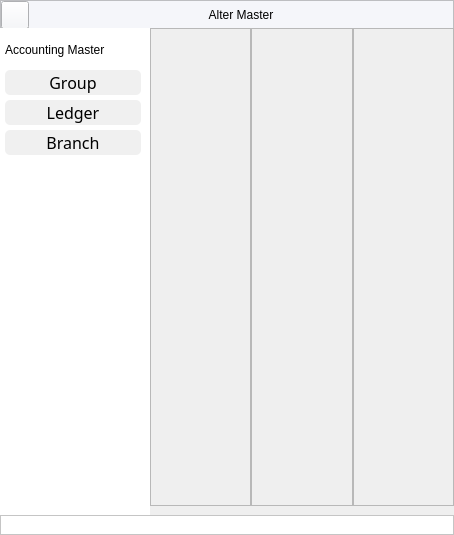
<?xml version="1.0" encoding="UTF-8"?>
<ui version="4.0">
 <class>MainWindow</class>
 <widget class="QMainWindow" name="MainWindow">
  <property name="geometry">
   <rect>
    <x>0</x>
    <y>0</y>
    <width>454</width>
    <height>535</height>
   </rect>
  </property>
  <property name="windowTitle">
   <string>MainWindow</string>
  </property>
  <property name="styleSheet">
   <string notr="true"/>
  </property>
  <widget class="QWidget" name="centralwidget">
   <layout class="QGridLayout" name="gridLayout_2">
    <property name="leftMargin">
     <number>0</number>
    </property>
    <property name="topMargin">
     <number>0</number>
    </property>
    <property name="rightMargin">
     <number>0</number>
    </property>
    <property name="bottomMargin">
     <number>0</number>
    </property>
    <property name="spacing">
     <number>0</number>
    </property>
    <item row="0" column="0">
     <widget class="QFrame" name="fheader">
      <property name="maximumSize">
       <size>
        <width>16777215</width>
        <height>28</height>
       </size>
      </property>
      <property name="styleSheet">
       <string notr="true">background-color: #f5f6fa;
font: 63 11pt &quot;Segoe UI Semibold&quot;;
color:#000000</string>
      </property>
      <property name="frameShape">
       <enum>QFrame::StyledPanel</enum>
      </property>
      <property name="frameShadow">
       <enum>QFrame::Raised</enum>
      </property>
      <layout class="QGridLayout" name="gridLayout">
       <property name="leftMargin">
        <number>0</number>
       </property>
       <property name="topMargin">
        <number>0</number>
       </property>
       <property name="rightMargin">
        <number>0</number>
       </property>
       <property name="bottomMargin">
        <number>0</number>
       </property>
       <property name="spacing">
        <number>0</number>
       </property>
       <item row="0" column="0">
        <widget class="QPushButton" name="pbBack">
         <property name="minimumSize">
          <size>
           <width>28</width>
           <height>28</height>
          </size>
         </property>
         <property name="maximumSize">
          <size>
           <width>28</width>
           <height>28</height>
          </size>
         </property>
         <property name="styleSheet">
          <string notr="true">QPushButton::hover{

background-color: #9a9a9a

}</string>
         </property>
         <property name="text">
          <string/>
         </property>
         <property name="icon">
          <iconset resource="../icons/icons.qrc">
           <normaloff>:/newPrefix/icons/corner-down-left.svg</normaloff>:/newPrefix/icons/corner-down-left.svg</iconset>
         </property>
         <property name="shortcut">
          <string>Esc</string>
         </property>
        </widget>
       </item>
       <item row="0" column="1">
        <widget class="QLabel" name="lbAlterMaster">
         <property name="minimumSize">
          <size>
           <width>0</width>
           <height>28</height>
          </size>
         </property>
         <property name="maximumSize">
          <size>
           <width>16777215</width>
           <height>16777215</height>
          </size>
         </property>
         <property name="styleSheet">
          <string notr="true"/>
         </property>
         <property name="text">
          <string>Alter Master</string>
         </property>
         <property name="alignment">
          <set>Qt::AlignCenter</set>
         </property>
        </widget>
       </item>
      </layout>
     </widget>
    </item>
    <item row="2" column="0">
     <widget class="QFrame" name="ffooter">
      <property name="minimumSize">
       <size>
        <width>0</width>
        <height>20</height>
       </size>
      </property>
      <property name="maximumSize">
       <size>
        <width>16777215</width>
        <height>20</height>
       </size>
      </property>
      <property name="styleSheet">
       <string notr="true">background-color:#ffffff;
font: 63 11pt &quot;Segoe UI Semibold&quot;;
</string>
      </property>
      <property name="frameShape">
       <enum>QFrame::StyledPanel</enum>
      </property>
      <property name="frameShadow">
       <enum>QFrame::Raised</enum>
      </property>
     </widget>
    </item>
    <item row="1" column="0">
     <widget class="QWidget" name="widget" native="true">
      <property name="styleSheet">
       <string notr="true"/>
      </property>
      <layout class="QGridLayout" name="gridLayout_4">
       <property name="leftMargin">
        <number>0</number>
       </property>
       <property name="topMargin">
        <number>0</number>
       </property>
       <property name="rightMargin">
        <number>0</number>
       </property>
       <property name="bottomMargin">
        <number>0</number>
       </property>
       <property name="spacing">
        <number>0</number>
       </property>
       <item row="0" column="1">
        <widget class="QWidget" name="widget_2" native="true">
         <layout class="QGridLayout" name="gridLayout_3">
          <property name="leftMargin">
           <number>0</number>
          </property>
          <property name="topMargin">
           <number>0</number>
          </property>
          <property name="rightMargin">
           <number>0</number>
          </property>
          <property name="spacing">
           <number>0</number>
          </property>
          <item row="0" column="0">
           <widget class="QFrame" name="fAlterGroup">
            <property name="frameShape">
             <enum>QFrame::StyledPanel</enum>
            </property>
            <property name="frameShadow">
             <enum>QFrame::Raised</enum>
            </property>
            <layout class="QGridLayout" name="gridLayout_5">
             <property name="leftMargin">
              <number>0</number>
             </property>
             <property name="topMargin">
              <number>0</number>
             </property>
             <property name="rightMargin">
              <number>0</number>
             </property>
             <property name="bottomMargin">
              <number>0</number>
             </property>
             <property name="spacing">
              <number>0</number>
             </property>
            </layout>
           </widget>
          </item>
          <item row="0" column="1">
           <widget class="QFrame" name="fAlterLedger">
            <property name="frameShape">
             <enum>QFrame::StyledPanel</enum>
            </property>
            <property name="frameShadow">
             <enum>QFrame::Raised</enum>
            </property>
            <layout class="QGridLayout" name="gridLayout_6">
             <property name="leftMargin">
              <number>0</number>
             </property>
             <property name="topMargin">
              <number>0</number>
             </property>
             <property name="rightMargin">
              <number>0</number>
             </property>
             <property name="bottomMargin">
              <number>0</number>
             </property>
             <property name="spacing">
              <number>0</number>
             </property>
            </layout>
           </widget>
          </item>
          <item row="0" column="2">
           <widget class="QFrame" name="fAlterBranch">
            <property name="frameShape">
             <enum>QFrame::StyledPanel</enum>
            </property>
            <property name="frameShadow">
             <enum>QFrame::Raised</enum>
            </property>
            <layout class="QGridLayout" name="gridLayout_8">
             <property name="leftMargin">
              <number>0</number>
             </property>
             <property name="topMargin">
              <number>0</number>
             </property>
             <property name="rightMargin">
              <number>0</number>
             </property>
             <property name="bottomMargin">
              <number>0</number>
             </property>
             <property name="spacing">
              <number>0</number>
             </property>
            </layout>
           </widget>
          </item>
         </layout>
        </widget>
       </item>
       <item row="0" column="0">
        <widget class="QWidget" name="widget_3" native="true">
         <property name="minimumSize">
          <size>
           <width>150</width>
           <height>0</height>
          </size>
         </property>
         <property name="maximumSize">
          <size>
           <width>150</width>
           <height>16777215</height>
          </size>
         </property>
         <property name="styleSheet">
          <string notr="true">QWidget{
	background-color: #ffffff;
}</string>
         </property>
         <layout class="QFormLayout" name="formLayout">
          <property name="horizontalSpacing">
           <number>0</number>
          </property>
          <property name="verticalSpacing">
           <number>5</number>
          </property>
          <property name="leftMargin">
           <number>5</number>
          </property>
          <property name="topMargin">
           <number>0</number>
          </property>
          <property name="rightMargin">
           <number>0</number>
          </property>
          <property name="bottomMargin">
           <number>0</number>
          </property>
          <item row="6" column="0">
           <widget class="Line" name="line_4">
            <property name="minimumSize">
             <size>
              <width>0</width>
              <height>350</height>
             </size>
            </property>
            <property name="styleSheet">
             <string notr="true">background-color:transparent
</string>
            </property>
            <property name="orientation">
             <enum>Qt::Vertical</enum>
            </property>
           </widget>
          </item>
          <item row="3" column="0" colspan="2">
           <widget class="QPushButton" name="pbAlterLedger">
            <property name="sizePolicy">
             <sizepolicy hsizetype="Preferred" vsizetype="Fixed">
              <horstretch>0</horstretch>
              <verstretch>0</verstretch>
             </sizepolicy>
            </property>
            <property name="minimumSize">
             <size>
              <width>0</width>
              <height>25</height>
             </size>
            </property>
            <property name="maximumSize">
             <size>
              <width>136</width>
              <height>16777215</height>
             </size>
            </property>
            <property name="styleSheet">
             <string notr="true">QPushButton {
                                                font: 63 11pt Segoe UI Semibold;
                                                background-color: #f0f0f0;
                                                color: #000000;
                                                border: none;
                                                text-align:center;
                                                text-decoration: none;
                                                display: inline-block;
                                                font-size: 16px;
                                            
                                                border-radius: 5px;}


                                                QPushButton:hover {
                                                background-color: #6c757e;
                                                color: #ffffff;}</string>
            </property>
            <property name="text">
             <string>Ledger</string>
            </property>
           </widget>
          </item>
          <item row="4" column="0" colspan="2">
           <widget class="QPushButton" name="pbAlterBranch">
            <property name="sizePolicy">
             <sizepolicy hsizetype="Preferred" vsizetype="Fixed">
              <horstretch>0</horstretch>
              <verstretch>0</verstretch>
             </sizepolicy>
            </property>
            <property name="minimumSize">
             <size>
              <width>0</width>
              <height>25</height>
             </size>
            </property>
            <property name="maximumSize">
             <size>
              <width>136</width>
              <height>16777215</height>
             </size>
            </property>
            <property name="styleSheet">
             <string notr="true">QPushButton {
                                                font: 63 11pt Segoe UI Semibold;
                                                background-color: #f0f0f0;
                                                color: #000000;
                                                border: none;
                                                text-align:center;
                                                text-decoration: none;
                                                display: inline-block;
                                                font-size: 16px;
                                            
                                                border-radius: 5px;}


                                                QPushButton:hover {
                                                background-color: #6c757e;
                                                color: #ffffff;}</string>
            </property>
            <property name="text">
             <string>Branch</string>
            </property>
           </widget>
          </item>
          <item row="0" column="0">
           <widget class="Line" name="line">
            <property name="minimumSize">
             <size>
              <width>0</width>
              <height>2</height>
             </size>
            </property>
            <property name="styleSheet">
             <string notr="true">background-color:transparent
</string>
            </property>
            <property name="orientation">
             <enum>Qt::Vertical</enum>
            </property>
           </widget>
          </item>
          <item row="1" column="0" colspan="2">
           <widget class="QLabel" name="lbAccountMasters">
            <property name="sizePolicy">
             <sizepolicy hsizetype="Preferred" vsizetype="Fixed">
              <horstretch>0</horstretch>
              <verstretch>0</verstretch>
             </sizepolicy>
            </property>
            <property name="minimumSize">
             <size>
              <width>0</width>
              <height>30</height>
             </size>
            </property>
            <property name="maximumSize">
             <size>
              <width>136</width>
              <height>30</height>
             </size>
            </property>
            <property name="styleSheet">
             <string notr="true"/>
            </property>
            <property name="text">
             <string>Accounting Master</string>
            </property>
           </widget>
          </item>
          <item row="2" column="0" colspan="2">
           <widget class="QPushButton" name="pbAlterGroup">
            <property name="sizePolicy">
             <sizepolicy hsizetype="Preferred" vsizetype="Fixed">
              <horstretch>0</horstretch>
              <verstretch>0</verstretch>
             </sizepolicy>
            </property>
            <property name="minimumSize">
             <size>
              <width>0</width>
              <height>25</height>
             </size>
            </property>
            <property name="maximumSize">
             <size>
              <width>136</width>
              <height>16777215</height>
             </size>
            </property>
            <property name="whatsThis">
             <string>&lt;html&gt;&lt;head/&gt;&lt;body&gt;&lt;p&gt;&lt;span style=&quot; text-decoration: underline;&quot;&gt;G&lt;/span&gt;roup&lt;/p&gt;&lt;/body&gt;&lt;/html&gt;</string>
            </property>
            <property name="styleSheet">
             <string notr="true">QPushButton {
                                                font: 63 11pt Segoe UI Semibold;
                                                background-color: #f0f0f0;
                                                color: #000000;
                                                border: none;
                                                text-align:center;
                                                text-decoration: none;
                                                display: inline-block;
                                                font-size: 16px;
                                            
                                                border-radius: 5px;}


                                                QPushButton:hover {
                                                background-color: #6c757e;
                                                color: #ffffff;}</string>
            </property>
            <property name="text">
             <string>Group</string>
            </property>
           </widget>
          </item>
         </layout>
        </widget>
       </item>
      </layout>
     </widget>
    </item>
   </layout>
  </widget>
 </widget>
 <tabstops>
  <tabstop>pbAlterGroup</tabstop>
  <tabstop>pbAlterLedger</tabstop>
  <tabstop>pbAlterBranch</tabstop>
  <tabstop>pbBack</tabstop>
 </tabstops>
 <resources>
  <include location="../icons/icons.qrc"/>
 </resources>
 <connections/>
</ui>
